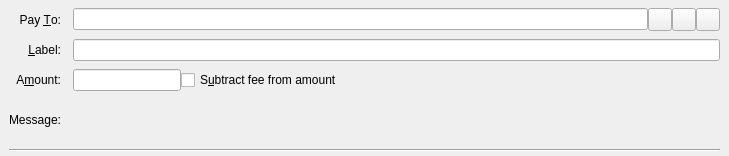
<?xml version="1.0" encoding="UTF-8"?>
<ui version="4.0">
 <class>SendCoinsEntry</class>
 <widget class="QStackedWidget" name="SendCoinsEntry">
  <property name="geometry">
   <rect>
    <x>0</x>
    <y>0</y>
    <width>729</width>
    <height>156</height>
   </rect>
  </property>
  <property name="focusPolicy">
   <enum>Qt::TabFocus</enum>
  </property>
  <property name="autoFillBackground">
   <bool>false</bool>
  </property>
  <widget class="QFrame" name="SendCoins">
   <property name="toolTip">
    <string>This is a normal payment.</string>
   </property>
   <property name="frameShape">
    <enum>QFrame::NoFrame</enum>
   </property>
   <layout class="QGridLayout" name="gridLayout">
    <property name="topMargin">
     <number>8</number>
    </property>
    <property name="bottomMargin">
     <number>4</number>
    </property>
    <property name="horizontalSpacing">
     <number>12</number>
    </property>
    <property name="verticalSpacing">
     <number>8</number>
    </property>
    <item row="0" column="0">
     <widget class="QLabel" name="payToLabel">
      <property name="text">
       <string>Pay &amp;To:</string>
      </property>
      <property name="alignment">
       <set>Qt::AlignRight|Qt::AlignTrailing|Qt::AlignVCenter</set>
      </property>
      <property name="buddy">
       <cstring>payTo</cstring>
      </property>
     </widget>
    </item>
    <item row="0" column="1">
     <layout class="QHBoxLayout" name="payToLayout">
      <property name="spacing">
       <number>0</number>
      </property>
      <item>
       <widget class="QValidatedLineEdit" name="payTo">
        <property name="toolTip">
         <string>The PIVX address to send the payment to</string>
        </property>
       </widget>
      </item>
      <item>
       <widget class="QToolButton" name="addressBookButton">
        <property name="toolTip">
         <string>Choose previously used address</string>
        </property>
        <property name="text">
         <string/>
        </property>
        <property name="icon">
         <iconset resource="../pivx.qrc">
          <normaloff>:/icons/address-book</normaloff>:/icons/address-book</iconset>
        </property>
        <property name="shortcut">
         <string>Alt+A</string>
        </property>
       </widget>
      </item>
      <item>
       <widget class="QToolButton" name="pasteButton">
        <property name="toolTip">
         <string>Paste address from clipboard</string>
        </property>
        <property name="text">
         <string/>
        </property>
        <property name="icon">
         <iconset resource="../pivx.qrc">
          <normaloff>:/icons/editpaste</normaloff>:/icons/editpaste</iconset>
        </property>
        <property name="shortcut">
         <string>Alt+P</string>
        </property>
       </widget>
      </item>
      <item>
       <widget class="QToolButton" name="deleteButton">
        <property name="toolTip">
         <string>Remove this entry</string>
        </property>
        <property name="text">
         <string/>
        </property>
        <property name="icon">
         <iconset resource="../pivx.qrc">
          <normaloff>:/icons/remove</normaloff>:/icons/remove</iconset>
        </property>
       </widget>
      </item>
     </layout>
    </item>
    <item row="1" column="0">
     <widget class="QLabel" name="labelLabel">
      <property name="text">
       <string>&amp;Label:</string>
      </property>
      <property name="alignment">
       <set>Qt::AlignRight|Qt::AlignTrailing|Qt::AlignVCenter</set>
      </property>
      <property name="buddy">
       <cstring>addAsLabel</cstring>
      </property>
     </widget>
    </item>
    <item row="1" column="1">
     <widget class="QLineEdit" name="addAsLabel">
      <property name="toolTip">
       <string>Enter a label for this address to add it to the list of used addresses</string>
      </property>
     </widget>
    </item>
    <item row="2" column="0">
     <widget class="QLabel" name="amountLabel">
      <property name="text">
       <string>A&amp;mount:</string>
      </property>
      <property name="alignment">
       <set>Qt::AlignRight|Qt::AlignTrailing|Qt::AlignVCenter</set>
      </property>
      <property name="buddy">
       <cstring>payAmount</cstring>
      </property>
     </widget>
    </item>
    <item row="2" column="1">
     <layout class="QHBoxLayout" name="horizontalLayoutAmount" stretch="0,1">
      <item>
       <widget class="BitcoinAmountField" name="payAmount"/>
      </item>
      <item>
       <widget class="QCheckBox" name="checkboxSubtractFeeFromAmount">
        <property name="toolTip">
         <string>The fee will be deducted from the amount being sent. The recipient will receive less bitcoins than you enter in the amount field. If multiple recipients are selected, the fee is split equally.</string>
        </property>
        <property name="text">
         <string>S&amp;ubtract fee from amount</string>
        </property>
       </widget>
      </item>
     </layout>
    </item>
    <item row="3" column="0">
     <widget class="QLabel" name="messageLabel">
      <property name="text">
       <string>Message:</string>
      </property>
      <property name="alignment">
       <set>Qt::AlignRight|Qt::AlignTrailing|Qt::AlignVCenter</set>
      </property>
     </widget>
    </item>
    <item row="3" column="1">
     <widget class="QLabel" name="messageTextLabel">
      <property name="toolTip">
       <string>A message that was attached to the PIVX: URI which will be stored with the transaction for your reference. Note: This message will not be sent over the PIVX network.</string>
      </property>
      <property name="textFormat">
       <enum>Qt::PlainText</enum>
      </property>
     </widget>
    </item>
    <item row="4" column="0" colspan="2">
     <widget class="Line" name="line">
      <property name="orientation">
       <enum>Qt::Horizontal</enum>
      </property>
     </widget>
    </item>
   </layout>
  </widget>
  <widget class="QFrame" name="SendCoins_UnauthenticatedPaymentRequest">
   <property name="palette">
    <palette>
     <active>
      <colorrole role="WindowText">
       <brush brushstyle="SolidPattern">
        <color alpha="255">
         <red>0</red>
         <green>0</green>
         <blue>0</blue>
        </color>
       </brush>
      </colorrole>
      <colorrole role="Button">
       <brush brushstyle="SolidPattern">
        <color alpha="255">
         <red>255</red>
         <green>255</green>
         <blue>127</blue>
        </color>
       </brush>
      </colorrole>
      <colorrole role="Light">
       <brush brushstyle="SolidPattern">
        <color alpha="255">
         <red>255</red>
         <green>255</green>
         <blue>255</blue>
        </color>
       </brush>
      </colorrole>
      <colorrole role="Midlight">
       <brush brushstyle="SolidPattern">
        <color alpha="255">
         <red>255</red>
         <green>255</green>
         <blue>191</blue>
        </color>
       </brush>
      </colorrole>
      <colorrole role="Dark">
       <brush brushstyle="SolidPattern">
        <color alpha="255">
         <red>127</red>
         <green>127</green>
         <blue>63</blue>
        </color>
       </brush>
      </colorrole>
      <colorrole role="Mid">
       <brush brushstyle="SolidPattern">
        <color alpha="255">
         <red>170</red>
         <green>170</green>
         <blue>84</blue>
        </color>
       </brush>
      </colorrole>
      <colorrole role="Text">
       <brush brushstyle="SolidPattern">
        <color alpha="255">
         <red>0</red>
         <green>0</green>
         <blue>0</blue>
        </color>
       </brush>
      </colorrole>
      <colorrole role="BrightText">
       <brush brushstyle="SolidPattern">
        <color alpha="255">
         <red>255</red>
         <green>255</green>
         <blue>255</blue>
        </color>
       </brush>
      </colorrole>
      <colorrole role="ButtonText">
       <brush brushstyle="SolidPattern">
        <color alpha="255">
         <red>0</red>
         <green>0</green>
         <blue>0</blue>
        </color>
       </brush>
      </colorrole>
      <colorrole role="Base">
       <brush brushstyle="SolidPattern">
        <color alpha="255">
         <red>255</red>
         <green>255</green>
         <blue>255</blue>
        </color>
       </brush>
      </colorrole>
      <colorrole role="Window">
       <brush brushstyle="SolidPattern">
        <color alpha="255">
         <red>255</red>
         <green>255</green>
         <blue>127</blue>
        </color>
       </brush>
      </colorrole>
      <colorrole role="Shadow">
       <brush brushstyle="SolidPattern">
        <color alpha="255">
         <red>0</red>
         <green>0</green>
         <blue>0</blue>
        </color>
       </brush>
      </colorrole>
      <colorrole role="AlternateBase">
       <brush brushstyle="SolidPattern">
        <color alpha="255">
         <red>255</red>
         <green>255</green>
         <blue>191</blue>
        </color>
       </brush>
      </colorrole>
      <colorrole role="ToolTipBase">
       <brush brushstyle="SolidPattern">
        <color alpha="255">
         <red>255</red>
         <green>255</green>
         <blue>220</blue>
        </color>
       </brush>
      </colorrole>
      <colorrole role="ToolTipText">
       <brush brushstyle="SolidPattern">
        <color alpha="255">
         <red>0</red>
         <green>0</green>
         <blue>0</blue>
        </color>
       </brush>
      </colorrole>
     </active>
     <inactive>
      <colorrole role="WindowText">
       <brush brushstyle="SolidPattern">
        <color alpha="255">
         <red>0</red>
         <green>0</green>
         <blue>0</blue>
        </color>
       </brush>
      </colorrole>
      <colorrole role="Button">
       <brush brushstyle="SolidPattern">
        <color alpha="255">
         <red>255</red>
         <green>255</green>
         <blue>127</blue>
        </color>
       </brush>
      </colorrole>
      <colorrole role="Light">
       <brush brushstyle="SolidPattern">
        <color alpha="255">
         <red>255</red>
         <green>255</green>
         <blue>255</blue>
        </color>
       </brush>
      </colorrole>
      <colorrole role="Midlight">
       <brush brushstyle="SolidPattern">
        <color alpha="255">
         <red>255</red>
         <green>255</green>
         <blue>191</blue>
        </color>
       </brush>
      </colorrole>
      <colorrole role="Dark">
       <brush brushstyle="SolidPattern">
        <color alpha="255">
         <red>127</red>
         <green>127</green>
         <blue>63</blue>
        </color>
       </brush>
      </colorrole>
      <colorrole role="Mid">
       <brush brushstyle="SolidPattern">
        <color alpha="255">
         <red>170</red>
         <green>170</green>
         <blue>84</blue>
        </color>
       </brush>
      </colorrole>
      <colorrole role="Text">
       <brush brushstyle="SolidPattern">
        <color alpha="255">
         <red>0</red>
         <green>0</green>
         <blue>0</blue>
        </color>
       </brush>
      </colorrole>
      <colorrole role="BrightText">
       <brush brushstyle="SolidPattern">
        <color alpha="255">
         <red>255</red>
         <green>255</green>
         <blue>255</blue>
        </color>
       </brush>
      </colorrole>
      <colorrole role="ButtonText">
       <brush brushstyle="SolidPattern">
        <color alpha="255">
         <red>0</red>
         <green>0</green>
         <blue>0</blue>
        </color>
       </brush>
      </colorrole>
      <colorrole role="Base">
       <brush brushstyle="SolidPattern">
        <color alpha="255">
         <red>255</red>
         <green>255</green>
         <blue>255</blue>
        </color>
       </brush>
      </colorrole>
      <colorrole role="Window">
       <brush brushstyle="SolidPattern">
        <color alpha="255">
         <red>255</red>
         <green>255</green>
         <blue>127</blue>
        </color>
       </brush>
      </colorrole>
      <colorrole role="Shadow">
       <brush brushstyle="SolidPattern">
        <color alpha="255">
         <red>0</red>
         <green>0</green>
         <blue>0</blue>
        </color>
       </brush>
      </colorrole>
      <colorrole role="AlternateBase">
       <brush brushstyle="SolidPattern">
        <color alpha="255">
         <red>255</red>
         <green>255</green>
         <blue>191</blue>
        </color>
       </brush>
      </colorrole>
      <colorrole role="ToolTipBase">
       <brush brushstyle="SolidPattern">
        <color alpha="255">
         <red>255</red>
         <green>255</green>
         <blue>220</blue>
        </color>
       </brush>
      </colorrole>
      <colorrole role="ToolTipText">
       <brush brushstyle="SolidPattern">
        <color alpha="255">
         <red>0</red>
         <green>0</green>
         <blue>0</blue>
        </color>
       </brush>
      </colorrole>
     </inactive>
     <disabled>
      <colorrole role="WindowText">
       <brush brushstyle="SolidPattern">
        <color alpha="255">
         <red>127</red>
         <green>127</green>
         <blue>63</blue>
        </color>
       </brush>
      </colorrole>
      <colorrole role="Button">
       <brush brushstyle="SolidPattern">
        <color alpha="255">
         <red>255</red>
         <green>255</green>
         <blue>127</blue>
        </color>
       </brush>
      </colorrole>
      <colorrole role="Light">
       <brush brushstyle="SolidPattern">
        <color alpha="255">
         <red>255</red>
         <green>255</green>
         <blue>255</blue>
        </color>
       </brush>
      </colorrole>
      <colorrole role="Midlight">
       <brush brushstyle="SolidPattern">
        <color alpha="255">
         <red>255</red>
         <green>255</green>
         <blue>191</blue>
        </color>
       </brush>
      </colorrole>
      <colorrole role="Dark">
       <brush brushstyle="SolidPattern">
        <color alpha="255">
         <red>127</red>
         <green>127</green>
         <blue>63</blue>
        </color>
       </brush>
      </colorrole>
      <colorrole role="Mid">
       <brush brushstyle="SolidPattern">
        <color alpha="255">
         <red>170</red>
         <green>170</green>
         <blue>84</blue>
        </color>
       </brush>
      </colorrole>
      <colorrole role="Text">
       <brush brushstyle="SolidPattern">
        <color alpha="255">
         <red>127</red>
         <green>127</green>
         <blue>63</blue>
        </color>
       </brush>
      </colorrole>
      <colorrole role="BrightText">
       <brush brushstyle="SolidPattern">
        <color alpha="255">
         <red>255</red>
         <green>255</green>
         <blue>255</blue>
        </color>
       </brush>
      </colorrole>
      <colorrole role="ButtonText">
       <brush brushstyle="SolidPattern">
        <color alpha="255">
         <red>127</red>
         <green>127</green>
         <blue>63</blue>
        </color>
       </brush>
      </colorrole>
      <colorrole role="Base">
       <brush brushstyle="SolidPattern">
        <color alpha="255">
         <red>255</red>
         <green>255</green>
         <blue>127</blue>
        </color>
       </brush>
      </colorrole>
      <colorrole role="Window">
       <brush brushstyle="SolidPattern">
        <color alpha="255">
         <red>255</red>
         <green>255</green>
         <blue>127</blue>
        </color>
       </brush>
      </colorrole>
      <colorrole role="Shadow">
       <brush brushstyle="SolidPattern">
        <color alpha="255">
         <red>0</red>
         <green>0</green>
         <blue>0</blue>
        </color>
       </brush>
      </colorrole>
      <colorrole role="AlternateBase">
       <brush brushstyle="SolidPattern">
        <color alpha="255">
         <red>255</red>
         <green>255</green>
         <blue>127</blue>
        </color>
       </brush>
      </colorrole>
      <colorrole role="ToolTipBase">
       <brush brushstyle="SolidPattern">
        <color alpha="255">
         <red>255</red>
         <green>255</green>
         <blue>220</blue>
        </color>
       </brush>
      </colorrole>
      <colorrole role="ToolTipText">
       <brush brushstyle="SolidPattern">
        <color alpha="255">
         <red>0</red>
         <green>0</green>
         <blue>0</blue>
        </color>
       </brush>
      </colorrole>
     </disabled>
    </palette>
   </property>
   <property name="toolTip">
    <string>This is an unauthenticated payment request.</string>
   </property>
   <property name="autoFillBackground">
    <bool>true</bool>
   </property>
   <property name="frameShape">
    <enum>QFrame::NoFrame</enum>
   </property>
   <layout class="QGridLayout" name="gridLayout_is">
    <property name="spacing">
     <number>12</number>
    </property>
    <item row="0" column="0">
     <widget class="QLabel" name="payToLabel_is">
      <property name="text">
       <string>Pay To:</string>
      </property>
      <property name="alignment">
       <set>Qt::AlignRight|Qt::AlignTrailing|Qt::AlignVCenter</set>
      </property>
     </widget>
    </item>
    <item row="0" column="1">
     <layout class="QHBoxLayout" name="payToLayout_is">
      <property name="spacing">
       <number>0</number>
      </property>
      <item>
       <widget class="QLabel" name="payTo_is"/>
      </item>
      <item>
       <widget class="QToolButton" name="deleteButton_is">
        <property name="toolTip">
         <string>Remove this entry</string>
        </property>
        <property name="text">
         <string/>
        </property>
        <property name="icon">
         <iconset resource="../pivx.qrc">
          <normaloff>:/icons/remove</normaloff>:/icons/remove</iconset>
        </property>
       </widget>
      </item>
     </layout>
    </item>
    <item row="1" column="0">
     <widget class="QLabel" name="memoLabel_is">
      <property name="text">
       <string>Memo:</string>
      </property>
      <property name="alignment">
       <set>Qt::AlignRight|Qt::AlignTrailing|Qt::AlignVCenter</set>
      </property>
     </widget>
    </item>
    <item row="1" column="1">
     <widget class="QLabel" name="memoTextLabel_is">
      <property name="textFormat">
       <enum>Qt::PlainText</enum>
      </property>
     </widget>
    </item>
    <item row="2" column="0">
     <widget class="QLabel" name="amountLabel_is">
      <property name="text">
       <string>A&amp;mount:</string>
      </property>
      <property name="alignment">
       <set>Qt::AlignRight|Qt::AlignTrailing|Qt::AlignVCenter</set>
      </property>
      <property name="buddy">
       <cstring>payAmount_is</cstring>
      </property>
     </widget>
    </item>
    <item row="2" column="1">
     <widget class="BitcoinAmountField" name="payAmount_is">
      <property name="acceptDrops">
       <bool>false</bool>
      </property>
     </widget>
    </item>
   </layout>
  </widget>
  <widget class="QFrame" name="SendCoins_AuthenticatedPaymentRequest">
   <property name="palette">
    <palette>
     <active>
      <colorrole role="WindowText">
       <brush brushstyle="SolidPattern">
        <color alpha="255">
         <red>0</red>
         <green>0</green>
         <blue>0</blue>
        </color>
       </brush>
      </colorrole>
      <colorrole role="Button">
       <brush brushstyle="SolidPattern">
        <color alpha="255">
         <red>140</red>
         <green>232</green>
         <blue>119</blue>
        </color>
       </brush>
      </colorrole>
      <colorrole role="Light">
       <brush brushstyle="SolidPattern">
        <color alpha="255">
         <red>230</red>
         <green>255</green>
         <blue>224</blue>
        </color>
       </brush>
      </colorrole>
      <colorrole role="Midlight">
       <brush brushstyle="SolidPattern">
        <color alpha="255">
         <red>185</red>
         <green>243</green>
         <blue>171</blue>
        </color>
       </brush>
      </colorrole>
      <colorrole role="Dark">
       <brush brushstyle="SolidPattern">
        <color alpha="255">
         <red>70</red>
         <green>116</green>
         <blue>59</blue>
        </color>
       </brush>
      </colorrole>
      <colorrole role="Mid">
       <brush brushstyle="SolidPattern">
        <color alpha="255">
         <red>93</red>
         <green>155</green>
         <blue>79</blue>
        </color>
       </brush>
      </colorrole>
      <colorrole role="Text">
       <brush brushstyle="SolidPattern">
        <color alpha="255">
         <red>0</red>
         <green>0</green>
         <blue>0</blue>
        </color>
       </brush>
      </colorrole>
      <colorrole role="BrightText">
       <brush brushstyle="SolidPattern">
        <color alpha="255">
         <red>155</red>
         <green>255</green>
         <blue>147</blue>
        </color>
       </brush>
      </colorrole>
      <colorrole role="ButtonText">
       <brush brushstyle="SolidPattern">
        <color alpha="255">
         <red>0</red>
         <green>0</green>
         <blue>0</blue>
        </color>
       </brush>
      </colorrole>
      <colorrole role="Base">
       <brush brushstyle="SolidPattern">
        <color alpha="255">
         <red>119</red>
         <green>255</green>
         <blue>233</blue>
        </color>
       </brush>
      </colorrole>
      <colorrole role="Window">
       <brush brushstyle="SolidPattern">
        <color alpha="255">
         <red>140</red>
         <green>232</green>
         <blue>119</blue>
        </color>
       </brush>
      </colorrole>
      <colorrole role="Shadow">
       <brush brushstyle="SolidPattern">
        <color alpha="255">
         <red>0</red>
         <green>0</green>
         <blue>0</blue>
        </color>
       </brush>
      </colorrole>
      <colorrole role="AlternateBase">
       <brush brushstyle="SolidPattern">
        <color alpha="255">
         <red>197</red>
         <green>243</green>
         <blue>187</blue>
        </color>
       </brush>
      </colorrole>
      <colorrole role="NoRole">
       <brush brushstyle="SolidPattern">
        <color alpha="255">
         <red>125</red>
         <green>194</green>
         <blue>122</blue>
        </color>
       </brush>
      </colorrole>
      <colorrole role="ToolTipBase">
       <brush brushstyle="SolidPattern">
        <color alpha="255">
         <red>255</red>
         <green>255</green>
         <blue>220</blue>
        </color>
       </brush>
      </colorrole>
      <colorrole role="ToolTipText">
       <brush brushstyle="SolidPattern">
        <color alpha="255">
         <red>0</red>
         <green>0</green>
         <blue>0</blue>
        </color>
       </brush>
      </colorrole>
     </active>
     <inactive>
      <colorrole role="WindowText">
       <brush brushstyle="SolidPattern">
        <color alpha="255">
         <red>0</red>
         <green>0</green>
         <blue>0</blue>
        </color>
       </brush>
      </colorrole>
      <colorrole role="Button">
       <brush brushstyle="SolidPattern">
        <color alpha="255">
         <red>140</red>
         <green>232</green>
         <blue>119</blue>
        </color>
       </brush>
      </colorrole>
      <colorrole role="Light">
       <brush brushstyle="SolidPattern">
        <color alpha="255">
         <red>230</red>
         <green>255</green>
         <blue>224</blue>
        </color>
       </brush>
      </colorrole>
      <colorrole role="Midlight">
       <brush brushstyle="SolidPattern">
        <color alpha="255">
         <red>185</red>
         <green>243</green>
         <blue>171</blue>
        </color>
       </brush>
      </colorrole>
      <colorrole role="Dark">
       <brush brushstyle="SolidPattern">
        <color alpha="255">
         <red>70</red>
         <green>116</green>
         <blue>59</blue>
        </color>
       </brush>
      </colorrole>
      <colorrole role="Mid">
       <brush brushstyle="SolidPattern">
        <color alpha="255">
         <red>93</red>
         <green>155</green>
         <blue>79</blue>
        </color>
       </brush>
      </colorrole>
      <colorrole role="Text">
       <brush brushstyle="SolidPattern">
        <color alpha="255">
         <red>0</red>
         <green>0</green>
         <blue>0</blue>
        </color>
       </brush>
      </colorrole>
      <colorrole role="BrightText">
       <brush brushstyle="SolidPattern">
        <color alpha="255">
         <red>155</red>
         <green>255</green>
         <blue>147</blue>
        </color>
       </brush>
      </colorrole>
      <colorrole role="ButtonText">
       <brush brushstyle="SolidPattern">
        <color alpha="255">
         <red>0</red>
         <green>0</green>
         <blue>0</blue>
        </color>
       </brush>
      </colorrole>
      <colorrole role="Base">
       <brush brushstyle="SolidPattern">
        <color alpha="255">
         <red>119</red>
         <green>255</green>
         <blue>233</blue>
        </color>
       </brush>
      </colorrole>
      <colorrole role="Window">
       <brush brushstyle="SolidPattern">
        <color alpha="255">
         <red>140</red>
         <green>232</green>
         <blue>119</blue>
        </color>
       </brush>
      </colorrole>
      <colorrole role="Shadow">
       <brush brushstyle="SolidPattern">
        <color alpha="255">
         <red>0</red>
         <green>0</green>
         <blue>0</blue>
        </color>
       </brush>
      </colorrole>
      <colorrole role="AlternateBase">
       <brush brushstyle="SolidPattern">
        <color alpha="255">
         <red>197</red>
         <green>243</green>
         <blue>187</blue>
        </color>
       </brush>
      </colorrole>
      <colorrole role="NoRole">
       <brush brushstyle="SolidPattern">
        <color alpha="255">
         <red>125</red>
         <green>194</green>
         <blue>122</blue>
        </color>
       </brush>
      </colorrole>
      <colorrole role="ToolTipBase">
       <brush brushstyle="SolidPattern">
        <color alpha="255">
         <red>255</red>
         <green>255</green>
         <blue>220</blue>
        </color>
       </brush>
      </colorrole>
      <colorrole role="ToolTipText">
       <brush brushstyle="SolidPattern">
        <color alpha="255">
         <red>0</red>
         <green>0</green>
         <blue>0</blue>
        </color>
       </brush>
      </colorrole>
     </inactive>
     <disabled>
      <colorrole role="WindowText">
       <brush brushstyle="SolidPattern">
        <color alpha="255">
         <red>70</red>
         <green>116</green>
         <blue>59</blue>
        </color>
       </brush>
      </colorrole>
      <colorrole role="Button">
       <brush brushstyle="SolidPattern">
        <color alpha="255">
         <red>140</red>
         <green>232</green>
         <blue>119</blue>
        </color>
       </brush>
      </colorrole>
      <colorrole role="Light">
       <brush brushstyle="SolidPattern">
        <color alpha="255">
         <red>230</red>
         <green>255</green>
         <blue>224</blue>
        </color>
       </brush>
      </colorrole>
      <colorrole role="Midlight">
       <brush brushstyle="SolidPattern">
        <color alpha="255">
         <red>185</red>
         <green>243</green>
         <blue>171</blue>
        </color>
       </brush>
      </colorrole>
      <colorrole role="Dark">
       <brush brushstyle="SolidPattern">
        <color alpha="255">
         <red>70</red>
         <green>116</green>
         <blue>59</blue>
        </color>
       </brush>
      </colorrole>
      <colorrole role="Mid">
       <brush brushstyle="SolidPattern">
        <color alpha="255">
         <red>93</red>
         <green>155</green>
         <blue>79</blue>
        </color>
       </brush>
      </colorrole>
      <colorrole role="Text">
       <brush brushstyle="SolidPattern">
        <color alpha="255">
         <red>70</red>
         <green>116</green>
         <blue>59</blue>
        </color>
       </brush>
      </colorrole>
      <colorrole role="BrightText">
       <brush brushstyle="SolidPattern">
        <color alpha="255">
         <red>155</red>
         <green>255</green>
         <blue>147</blue>
        </color>
       </brush>
      </colorrole>
      <colorrole role="ButtonText">
       <brush brushstyle="SolidPattern">
        <color alpha="255">
         <red>70</red>
         <green>116</green>
         <blue>59</blue>
        </color>
       </brush>
      </colorrole>
      <colorrole role="Base">
       <brush brushstyle="SolidPattern">
        <color alpha="255">
         <red>140</red>
         <green>232</green>
         <blue>119</blue>
        </color>
       </brush>
      </colorrole>
      <colorrole role="Window">
       <brush brushstyle="SolidPattern">
        <color alpha="255">
         <red>140</red>
         <green>232</green>
         <blue>119</blue>
        </color>
       </brush>
      </colorrole>
      <colorrole role="Shadow">
       <brush brushstyle="SolidPattern">
        <color alpha="255">
         <red>0</red>
         <green>0</green>
         <blue>0</blue>
        </color>
       </brush>
      </colorrole>
      <colorrole role="AlternateBase">
       <brush brushstyle="SolidPattern">
        <color alpha="255">
         <red>140</red>
         <green>232</green>
         <blue>119</blue>
        </color>
       </brush>
      </colorrole>
      <colorrole role="NoRole">
       <brush brushstyle="SolidPattern">
        <color alpha="255">
         <red>125</red>
         <green>194</green>
         <blue>122</blue>
        </color>
       </brush>
      </colorrole>
      <colorrole role="ToolTipBase">
       <brush brushstyle="SolidPattern">
        <color alpha="255">
         <red>255</red>
         <green>255</green>
         <blue>220</blue>
        </color>
       </brush>
      </colorrole>
      <colorrole role="ToolTipText">
       <brush brushstyle="SolidPattern">
        <color alpha="255">
         <red>0</red>
         <green>0</green>
         <blue>0</blue>
        </color>
       </brush>
      </colorrole>
     </disabled>
    </palette>
   </property>
   <property name="toolTip">
    <string>This is an authenticated payment request.</string>
   </property>
   <property name="autoFillBackground">
    <bool>true</bool>
   </property>
   <property name="frameShape">
    <enum>QFrame::NoFrame</enum>
   </property>
   <layout class="QGridLayout" name="gridLayout_s">
    <property name="spacing">
     <number>12</number>
    </property>
    <item row="0" column="0">
     <widget class="QLabel" name="payToLabel_s">
      <property name="text">
       <string>Pay To:</string>
      </property>
      <property name="alignment">
       <set>Qt::AlignRight|Qt::AlignTrailing|Qt::AlignVCenter</set>
      </property>
     </widget>
    </item>
    <item row="0" column="1">
     <layout class="QHBoxLayout" name="payToLayout_s">
      <property name="spacing">
       <number>0</number>
      </property>
      <item>
       <widget class="QLabel" name="payTo_s">
        <property name="textFormat">
         <enum>Qt::PlainText</enum>
        </property>
       </widget>
      </item>
      <item>
       <widget class="QToolButton" name="deleteButton_s">
        <property name="toolTip">
         <string>Remove this entry</string>
        </property>
        <property name="text">
         <string/>
        </property>
        <property name="icon">
         <iconset resource="../pivx.qrc">
          <normaloff>:/icons/remove</normaloff>:/icons/remove</iconset>
        </property>
       </widget>
      </item>
     </layout>
    </item>
    <item row="1" column="0">
     <widget class="QLabel" name="memoLabel_s">
      <property name="text">
       <string>Memo:</string>
      </property>
      <property name="alignment">
       <set>Qt::AlignRight|Qt::AlignTrailing|Qt::AlignVCenter</set>
      </property>
     </widget>
    </item>
    <item row="1" column="1">
     <widget class="QLabel" name="memoTextLabel_s">
      <property name="textFormat">
       <enum>Qt::PlainText</enum>
      </property>
     </widget>
    </item>
    <item row="2" column="0">
     <widget class="QLabel" name="amountLabel_s">
      <property name="text">
       <string>A&amp;mount:</string>
      </property>
      <property name="alignment">
       <set>Qt::AlignRight|Qt::AlignTrailing|Qt::AlignVCenter</set>
      </property>
      <property name="buddy">
       <cstring>payAmount_s</cstring>
      </property>
     </widget>
    </item>
    <item row="2" column="1">
     <widget class="BitcoinAmountField" name="payAmount_s">
      <property name="acceptDrops">
       <bool>false</bool>
      </property>
     </widget>
    </item>
   </layout>
  </widget>
 </widget>
 <customwidgets>
  <customwidget>
   <class>QValidatedLineEdit</class>
   <extends>QLineEdit</extends>
   <header>qvalidatedlineedit.h</header>
  </customwidget>
  <customwidget>
   <class>BitcoinAmountField</class>
   <extends>QLineEdit</extends>
   <header>bitcoinamountfield.h</header>
  </customwidget>
 </customwidgets>
 <tabstops>
  <tabstop>payTo</tabstop>
  <tabstop>addressBookButton</tabstop>
  <tabstop>pasteButton</tabstop>
  <tabstop>deleteButton</tabstop>
  <tabstop>addAsLabel</tabstop>
  <tabstop>payAmount</tabstop>
  <tabstop>payAmount_is</tabstop>
  <tabstop>deleteButton_is</tabstop>
  <tabstop>payAmount_s</tabstop>
  <tabstop>deleteButton_s</tabstop>
 </tabstops>
 <resources>
  <include location="../pivx.qrc"/>
 </resources>
 <connections/>
</ui>
